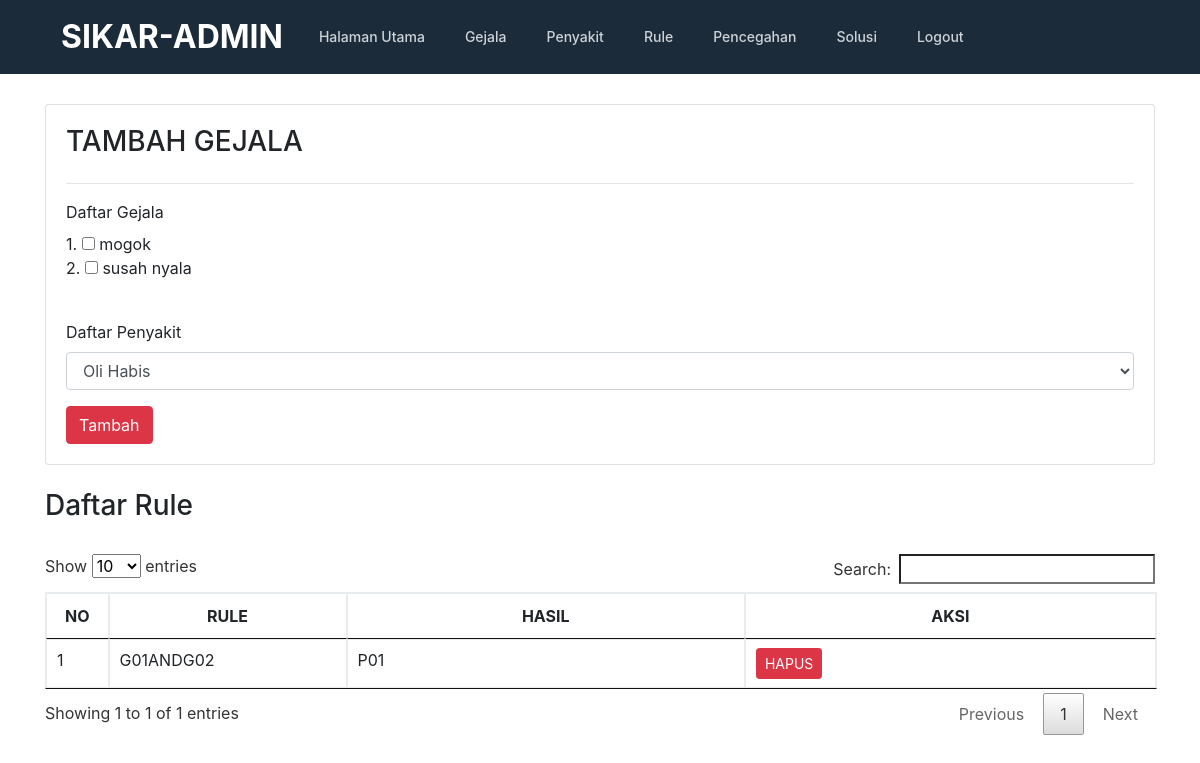
/admin/rule.php, run on an earlier commit of the app's database.
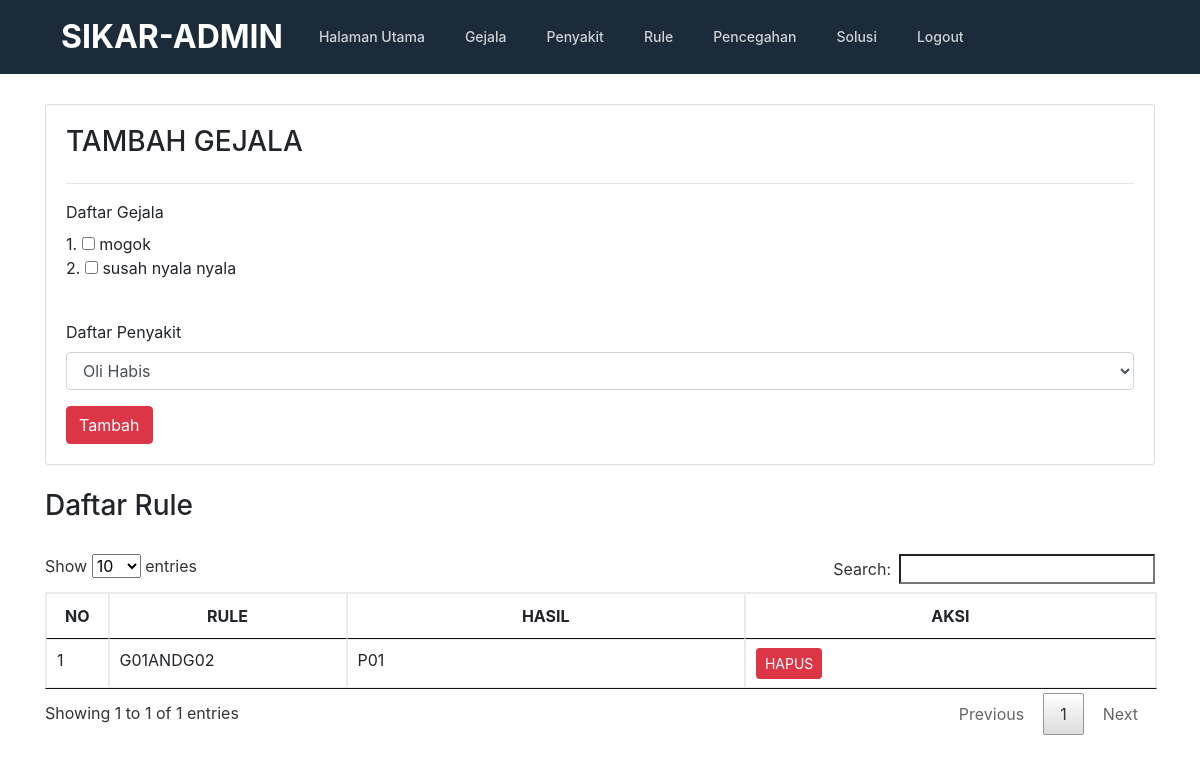
And on a later commit of the database.
### tables this page shows
CREATE TABLE `gejala` (
  `kd_gejala` varchar(10) NOT NULL,
  `gejala` text NOT NULL
);

### admin/rule.php (the view, shortened to what this page needs)
<!doctype html>
<html lang="en">
  <head>
    <link href="../css/bootstrap.min.css" rel="stylesheet">
    <link href="../css/style.css" rel="stylesheet">
    <link href="../css/jquery.dataTables.min.css" rel="stylesheet"/>
  </head>
  <body>
    <?php include "header.php"; ?>
    <section>
      <div class="container">
        <div class="row">
            <div class="col-md-12">
              <div class="card" style="padding:20px">
                <h3>TAMBAH GEJALA</h3>
                <hr/>
                <form action="prosestambahrule.php" method="POST">
                    <div class="form-group">
                        <label class="font-bold">Daftar Gejala</label>
                        <br/>
                        <?php
                          include "../conn.php";
                          $query = mysqli_query($koneksi,"SELECT * FROM gejala ORDER BY kd_gejala ASC");
                          $no=0;
                          while ($data=mysqli_fetch_array($query)) {
                            $no++;
                        ?>
                        <?php echo $no; ?>.
                        <input type="checkbox" value="<?php echo $data['kd_gejala'];?>" name="cek[]" /> <?php echo $data['gejala']; ?><br />
                        <?php
                          }
                        ?>
                        <br />
                    </div>
                    <div class="form-group">
                        <label>Daftar Penyakit</label>
                        <select name="kode" class="form-control">
                          <?php
                            include "../conn.php";
                            $query = mysqli_query($koneksi,"SELECT * FROM penyakit ORDER BY kode ASC");
                            while ($data=mysqli_fetch_array($query)) {
                          ?>
                          <option value="<?php echo $data['kode'];?>"> <?php echo $data['nama_penyakit']; ?></option>
                          <?php
                            }
                          ?>
                        </select>
                    </div>
                    <button type="submit" name="proses" class="btn btn-md btn-danger">Tambah</button>
                </form>
            </div>
            <br/>
            <h3>Daftar Rule</h3>
            <br/>
            <div class="row">
                <div class="col-md-12">
                    <table class="table table-bordered table-hover" id="gejala" class="display" style="width:100%">
                        <thead>
                            <tr>
                                <th width="20"><center>NO</center></th>
                                <th width="200"><center>RULE</center></th>
                                <th><center>HASIL</center></th>
                                <th><center>AKSI</center></th>
                            </tr>
                        </thead>
                        <tbody>
                        <?php
                            include "../conn.php";
                            $query = mysqli_query($koneksi,"SELECT * FROM rule ORDER BY jika ASC");
                            $no=0;
                            while ($data=mysqli_fetch_array($query)) {
                                $no++;
                            ?>
                                <tr>
                                    <td><?php echo $no; ?></td>
                                    <td><?php echo $data['jika']; ?></td>
                                    <td><?php echo $data['maka']; ?></td>
                                    <td>
                                        <a  href="hapusrule.php?id=<?php echo $data['jika']; ?>" class="btn btn-sm btn-danger">HAPUS</a>
                                    </td>
                                </tr>
                            <?php } ?>
                            </tbody>
                    </table>
                </div>
            </div>
            </div>
        </div>
      </div>
    </section>
  </body>
</html>

What changed in the data, as far as the page shows it:
changed gejala: gejala "susah nyala" → "susah nyala nyala"
